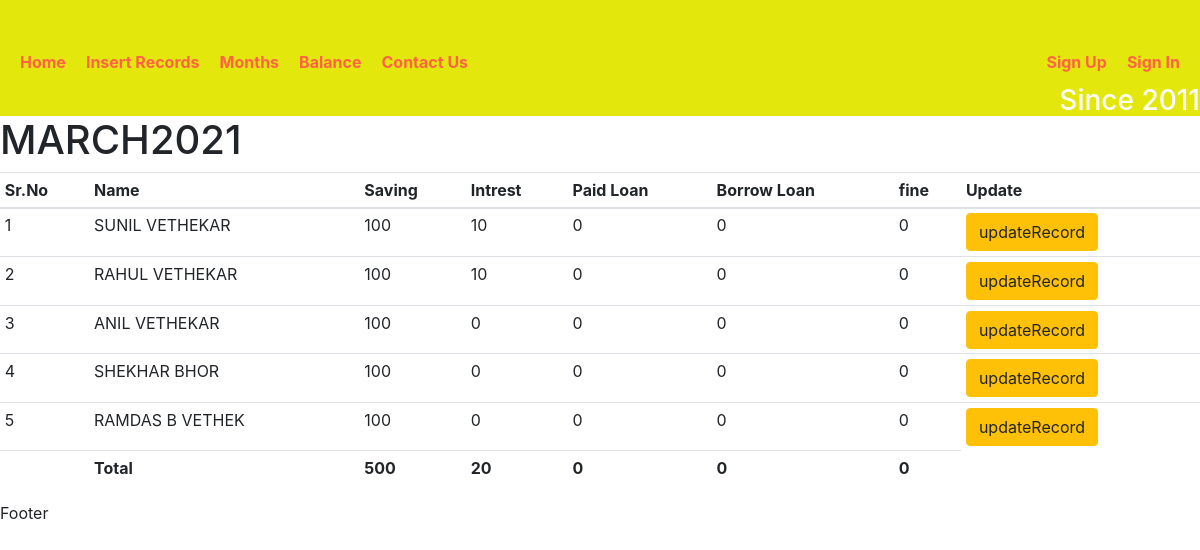
Screenshot of /monthDetails/3 with the database file from the repository.
### record/models.py (models this page shows, shortened)
class MonthName (models.Model):
    month = models.CharField(max_length=10)

class UserDetails(models.Model):
    month = models.ForeignKey(MonthName,on_delete=models.CASCADE)
    username = models.ForeignKey(UserName,on_delete=models.CASCADE)
    saving = models.IntegerField(default=0)
    intrest = models.IntegerField(default=0)
    paidLoan = models.IntegerField(default=0)
    borrowLoan = models.IntegerField(default=0)
    fine = models.IntegerField(default=0)

class UserName(models.Model):
    name = models.CharField(max_length=15)
    mobile = models.CharField(max_length=15)
    def __str__(self):
        return "%s" % (self.name)

### record/views.py (the view)
# urls.py: path('monthDetails/<int:id>',monthDetails,name = 'monthDetails'),
def monthDetails(request,id):
    obj = UserDetails.objects.filter(month_id = id)
    savingSum = UserDetails.objects.filter(month_id = id).aggregate(Sum('saving'))
    intrestSum = UserDetails.objects.filter(month_id = id).aggregate(Sum('intrest'))
    paidLoanSum = UserDetails.objects.filter(month_id = id).aggregate(Sum('paidLoan'))
    borrowLoanSum = UserDetails.objects.filter(month_id = id).aggregate(Sum('borrowLoan'))
    fineSum = UserDetails.objects.filter(month_id = id).aggregate(Sum('fine'))
    mn = MonthName.objects.get(id=id)
    monthName = mn.month
    context = {'allData':obj,'savingSum':savingSum,'intrestSum':intrestSum,'paidLoanSum':paidLoanSum,'borrowLoanSum':borrowLoanSum,'fineSum':fineSum,'monthName':monthName}
    template_name = 'record/userRecords.html'
    return render(request,template_name,context)

### templates/record/userRecords.html (shortened to what this page needs)
{% extends 'record/base.html' %}
{% block content %}
    <h1>{{monthName}}</h1>
        <table class='table table-sm'>
            <tr><th>Sr.No</th>
                <th>Name</th>
                <th>Saving</th>
                <th>Intrest</th>
                <th>Paid Loan</th>
                <th>Borrow Loan</th>
                <th>fine</th>
                <th>Update</th>
                </tr>
<tbody>
                {% for data in allData %}
                <tr>
                    <td>{{forloop.counter}}</td>
                    <td>{{data.username}}</td>
                    <td>{{data.saving}}</td>
                    <td>{{data.intrest}}</td>
                    <td>{{data.paidLoan}}</td>
                    <td>{{data.borrowLoan}}</td>
                    <td>{{data.fine}}</td>
                    <td><a href="{% url 'updateRecord' data.id %}"><button class="btn btn-warning">updateRecord</button></a></td>
                    </tr>
                {% endfor %}
            </tbody>
                <tfoot>
                <tr>
                        <td></td>
                    <td><b>Total</b></td>
                    <td><b>{{savingSum.saving__sum}}<b></td>
                    <td><b>{{intrestSum.intrest__sum}}</b></td>
                    <td><b>{{paidLoanSum.paidLoan__sum}}</b></td>
                    <td><b>{{borrowLoanSum.borrowLoan__sum}}</b></td>
                    <td><b>{{fineSum.fine__sum}}</b></td>
                    </tr>
                    </tfoot>
        </table>
{% endblock %}

### rows the page displays
MonthName: month "MARCH2021"
UserDetails: username "SUNIL VETHEKAR", saving "100", intrest "10", paidLoan "0", borrowLoan "0", fine "0"
UserDetails: username "RAHUL VETHEKAR", saving "100", intrest "10", paidLoan "0", borrowLoan "0", fine "0"
UserDetails: username "ANIL VETHEKAR", saving "100", intrest "0", paidLoan "0", borrowLoan "0", fine "0"
UserDetails: username "SHEKHAR BHOR", saving "100", intrest "0", paidLoan "0", borrowLoan "0", fine "0"
UserDetails: username "RAMDAS B VETHEK", saving "100", intrest "0", paidLoan "0", borrowLoan "0", fine "0"

### other values shown
{{ savingSum.saving__sum }} "500"
{{ intrestSum.intrest__sum }} "20"
{{ paidLoanSum.paidLoan__sum }} "0"
{{ borrowLoanSum.borrowLoan__sum }} "0"
{{ fineSum.fine__sum }} "0"
